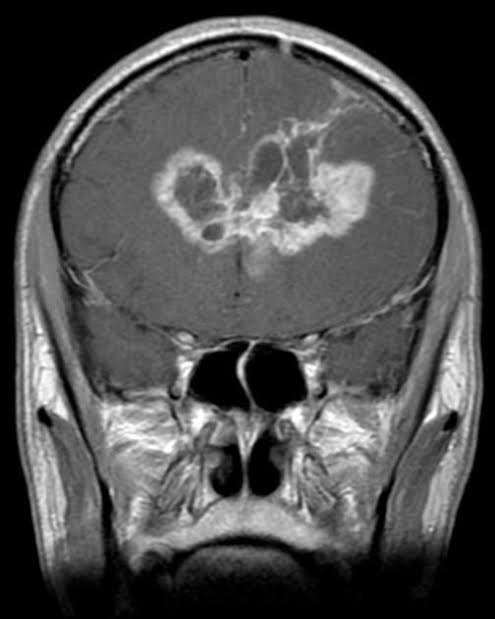
#> input picture backend/data/samples/glioma_tumor_1.jpg, 495 x 619 px; its folder holds only this picture in this run
$ python -i segment.py   (imports and definitions only)
#> lines starting #> are read from the running program, lines starting #| are printed output that depends on the picture; after the words box and inside, x2 and y2 are one past the last pixel; in counts of white or black regions, pixels touching at a corner belong together
### backend/src/braintumor/config.py
"""Central configuration. Every tunable constant lives here, not scattered in the code."""

import os
from pathlib import Path

# ----------------------------------------------------------------------------- paths
ROOT = Path(__file__).resolve().parents[2]
DATA_DIR = ROOT / "data"
RAW_DIR = DATA_DIR / "raw"            # binary dataset: raw/yes/*.jpg, raw/no/*.jpg
KAGGLE4_DIR = DATA_DIR / "kaggle4"    # 4-class dataset with a provided train/ + test/ split
SYNTHETIC_DIR = DATA_DIR / "synthetic"
MODEL_DIR = ROOT / "models"
OUTPUT_DIR = ROOT / "outputs"
DOCS_DIR = ROOT / "docs"

MODEL_PATH = MODEL_DIR / "brain_tumor_model.joblib"
MULTICLASS_MODEL_PATH = MODEL_DIR / "brain_tumor_multiclass.joblib"
METRICS_PATH = OUTPUT_DIR / "metrics.json"

# ------------------------------------------------------------------- reproducibility
RANDOM_SEED = 42

# --------------------------------------------------------------- Stage 2 preprocessing
IMAGE_SIZE = (256, 256)      # every image is resized to this (w, h)
MEDIAN_KERNEL = 3            # salt-and-pepper noise removal
BILATERAL_D = 7              # neighbourhood diameter for edge-preserving smoothing
BILATERAL_SIGMA_COLOR = 50
BILATERAL_SIGMA_SPACE = 50

# ----------------------------------------------------------------- Stage 3 enhancement
CLAHE_CLIP_LIMIT = 2.0       # higher = more contrast but more amplified noise
CLAHE_TILE_GRID = (8, 8)     # image is split into 8x8 tiles, each equalised separately
UNSHARP_SIGMA = 1.5          # gaussian sigma for the blur used in unsharp masking
UNSHARP_AMOUNT = 1.2         # how strongly the detail layer is added back

# --------------------------------------------------------------- Stage 4 segmentation
SKULL_STRIP_FRACTION = 0.22    # keep pixels farther than this fraction of max distance-to-edge
MAX_HOLE_FILL_GROWTH = 3.0     # reject hole-filling that inflates the mask more than this
MIN_BRAIN_COVERAGE = 0.05      # below this the mask collapsed -> use the ellipse fallback
MAX_BRAIN_COVERAGE = 0.88      # above this no background was found -> use the ellipse fallback
MORPH_KERNEL_SIZE = 5
MORPH_OPEN_ITER = 2          # removes small bright specks
MORPH_CLOSE_ITER = 3         # fills holes inside the tumor blob
MIN_TUMOR_AREA = 120         # contours smaller than this (px) are rejected as noise
BOUNDARY_GUARD = 7           # extra erosion (px) applied before candidate detection
MAX_ASPECT_RATIO = 5.0       # reject long thin slivers - a mass is a blob, not a streak
TUMOR_SIGMA_K = 1.5          # suspicious = brighter than mean + k*sigma of normal tissue
ASYM_SIGMA_K = 2.0           # ...or brighter than its mirror counterpart by k*sigma

# ------------------------------------------------------------ Stage 5 feature extraction
GLCM_DISTANCES = [1, 2, 3]
GLCM_ANGLES_DEG = [0, 45, 90, 135]
GLCM_LEVELS = 32             # intensities quantised to 32 bins to keep the matrix small
LBP_RADIUS = 3
LBP_POINTS = 24              # 8 * radius is the usual choice
HIST_BINS = 16

# -------------------------------------------------------------- Stage 6 classification
TEST_SIZE = 0.25
CV_FOLDS = 5
CLASS_NAMES = ("No Tumor", "Tumor")

# Multi-class task. Index order IS the label order, so index 0 must stay "No Tumor" -
# that keeps "label > 0 means tumor" true and lets binary metrics be derived from a
# multi-class prediction without a lookup table.
MULTICLASS_NAMES = ("No Tumor", "Glioma", "Meningioma", "Pituitary")

# Real clinical datasets are imbalanced (the 4-class set is 85% tumor). Weighting classes
# inversely to their frequency stops the model from taking the "always predict tumor"
# shortcut, which would score well on accuracy while being clinically useless.
CLASS_WEIGHT = "balanced"

# Clinical operating point. A missed tumor is far more costly than a false alarm, so we do
# not accept the arbitrary 0.5 probability cut-off. The decision threshold is tuned on
# out-of-fold training predictions to reach at least this sensitivity.
TARGET_SENSITIVITY = 0.95

# False-alarm budget - a CLINICAL POLICY choice, not a fitted parameter. The threshold is
# lowered as far as it can go while out-of-fold specificity stays above this floor, which
# spends spare specificity on catching more tumors. 0.80 means we accept flagging up to one
# in five healthy scans for a second look; for a triage tool whose alternative is a missed
# tumor, that is a reasonable trade. Raise it if the reading department cannot absorb the
# extra reviews. See tune_threshold() for why this objective beats the textbook alternative.
MIN_SPECIFICITY = 0.80

# --------------------------------------------------- Stage 6b deep tumor-typing branch
# The CNN exists only because we measured the engineered features falling short on tumor
# TYPING (72.1% accuracy, 24% glioma recall) while being sufficient for tumor DETECTION.
# See deep.py for the full argument.
DEEP_EPOCHS = 14
DEEP_BATCH_SIZE = 32

# Average the CNN's prediction over 4 label-preserving views (mirror x mild zoom) at
# inference. Costs 4x forward passes, buys robustness to the scale/framing shift between
# this dataset's train and test halves. See DeepTumorClassifier.predict_proba.
DEEP_TTA = True

# Fraction of the TRAINING set held back to select the CNN's best epoch and the ensemble
# weight. It is carved out of train, never out of test, so the held-out test numbers stay
# untouched by any tuning decision.
DEEP_VAL_SIZE = 0.15

# -------------------------------------------------------------------- Stage 7b web API
# The backend serves the Next.js client in `frontend/`. Port 3000 is Next.js's own default,
# so the frontend is moved off it (see client/package.json) rather than the API - the API
# port is the one baked into deployment scripts and reverse-proxy configs, so it is the one
# worth keeping stable.
API_PORT = int(os.environ.get("PORT", 3000))   # hosting platforms inject PORT
CLIENT_PORT = 5713

# Browsers block cross-origin requests unless the server opts in, and the client runs on a
# different port from the API, so every origin the client may be served from has to be
# listed. We enumerate them explicitly instead of allowing "*": the API accepts file
# uploads, and a wildcard would let any page on the internet drive it through a visitor's
# browser.
CORS_ORIGINS = [
    f"http://localhost:{CLIENT_PORT}",
    f"http://127.0.0.1:{CLIENT_PORT}",
    "http://localhost:3001",
    "http://127.0.0.1:3001",
]
# A deployed frontend lives on its own domain, which cannot be known here. List it in
# CORS_ORIGINS (comma-separated), e.g. CORS_ORIGINS=https://braintumor.vercel.app
CORS_ORIGINS += [o.strip().rstrip("/") for o in os.environ.get("CORS_ORIGINS", "").split(",")
                 if o.strip()]

# Upload ceiling. Decoding an image allocates width x height x channels bytes, so an
# unbounded upload is a trivial way to exhaust the server's memory.
MAX_UPLOAD_BYTES = 20 * 1024 * 1024      # 20 MB
ALLOWED_UPLOAD_TYPES = {"image/png", "image/jpeg", "image/jpg", "image/bmp",
                        "image/tiff", "image/webp"}

# ------------------------------------------------------- synthetic dataset generation
SYNTH_DEFAULT_COUNT = 400    # total images (half tumor, half healthy)
SYNTH_NOISE_SIGMA = 8.0      # Rician noise level

for _d in (DATA_DIR, RAW_DIR, KAGGLE4_DIR, SYNTHETIC_DIR, MODEL_DIR, OUTPUT_DIR):
    _d.mkdir(parents=True, exist_ok=True)
#> further down, picture is the input picture: shape (619, 495); min 0, max 255, mean 78.6

### backend/src/braintumor/segment.py
"""
STAGE 4 - TUMOR REGION SEGMENTATION (ROI EXTRACTION)
====================================================
Goal: physically isolate the suspicious region so we can (a) show it to the doctor and
(b) measure its shape for the classifier.

The central difficulty: in an MRI the SKULL is brighter than the tumor. Any naive
"find the bright thing" approach selects the skull every single time. So the order matters:

    skull strip  ->  threshold INSIDE the brain only  ->  morphology  ->  contours
"""

from __future__ import annotations

import cv2
import numpy as np

from . import config


# --------------------------------------------------------------------------------------
# Step 4a - skull stripping
# --------------------------------------------------------------------------------------
def brain_mask(image: np.ndarray) -> np.ndarray:
    """Return a binary mask of brain tissue with the bright skull rim removed.

    1. Otsu-threshold the whole head against the dark background.
    2. Close small gaps so the head is one solid blob.
    3. Keep only the LARGEST connected component - that is the head; everything else is
       background speckle or scanner artefact.
    4. Fill interior holes, then erode. The erosion is the key trick: it pulls the mask
       inward past the bright skull rim so only brain parenchyma remains.
    """
    _, head = cv2.threshold(image, 0, 255, cv2.THRESH_BINARY + cv2.THRESH_OTSU)
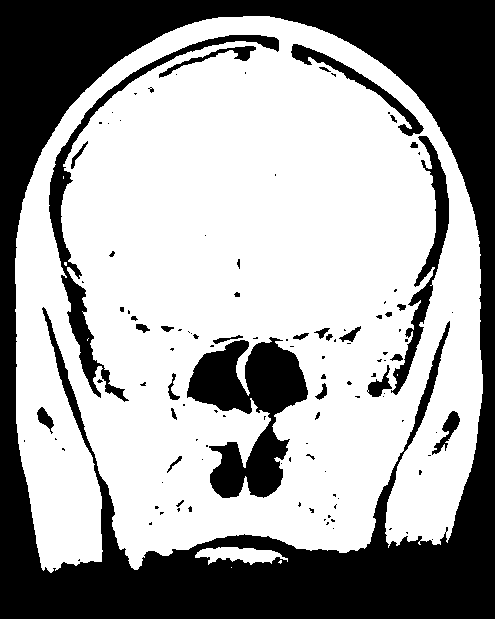
#> head: shape (619, 495); 63.1% white; 118 black regions (85 under 20 px), largest, box (x1, y1, x2, y2) and area: (0, 0, 495, 619) 90342, (187, 337, 308, 498) 9831, (49, 35, 279, 402) 5170

    kernel = cv2.getStructuringElement(cv2.MORPH_ELLIPSE, (7, 7))
    head = cv2.morphologyEx(head, cv2.MORPH_CLOSE, kernel, iterations=3)
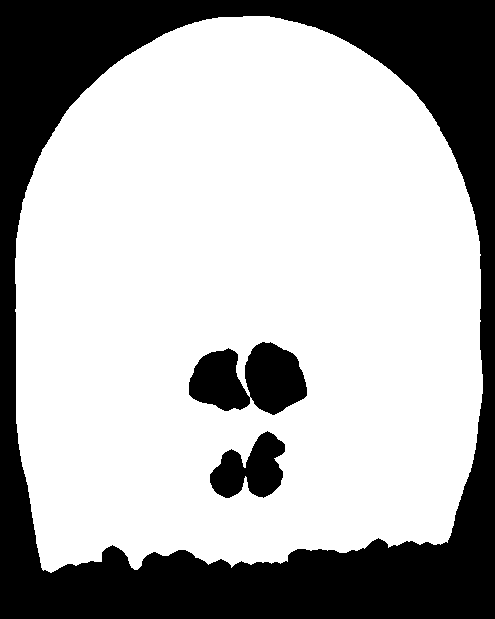
#> head: shape (619, 495); 69.2% white; 3 black regions, box (x1, y1, x2, y2) and area: (0, 0, 495, 619) 85303, (189, 342, 307, 415) 5882, (210, 431, 285, 498) 3056

    n_labels, labels, stats, _ = cv2.connectedComponentsWithStats(head, connectivity=8)
#> n_labels = 2; stats = [[0, 0, 495, 619, 94241], [15, 16, 468, 557, 212164]]
    if n_labels > 1:
        # label 0 is the background, so search from 1 onwards for the biggest area
        largest = 1 + int(np.argmax(stats[1:, cv2.CC_STAT_AREA]))
#> largest = 1
        head = np.where(labels == largest, 255, 0).astype(np.uint8)

    # Fill interior holes (ventricles, dark CSF) so the head becomes one solid region.
    # We flood-fill the background starting from a corner, then invert.
    #
    # IMPORTANT: the head often touches the top and bottom image borders, which splits the
    # background into disconnected left and right halves - a corner flood-fill would then
    # reach only one of them and the other would be wrongly marked as "interior hole".
    # Padding a 1-pixel black frame around the image guarantees the background is a single
    # connected region, so one flood-fill is always sufficient.
    padded = cv2.copyMakeBorder(head, 1, 1, 1, 1, cv2.BORDER_CONSTANT, value=0)
#> padded: shape (621, 497); 68.7% white; 3 black regions, box (x1, y1, x2, y2) and area: (0, 0, 497, 621) 87535, (190, 343, 308, 416) 5882, (211, 432, 286, 499) 3056
    ff_mask = np.zeros((padded.shape[0] + 2, padded.shape[1] + 2), np.uint8)
    cv2.floodFill(padded, ff_mask, (0, 0), 255)
#> padded: shape (621, 497); 97.1% white; 2 black regions, box (x1, y1, x2, y2) and area: (190, 343, 308, 416) 5882, (211, 432, 286, 499) 3056
    background = padded[1:-1, 1:-1]
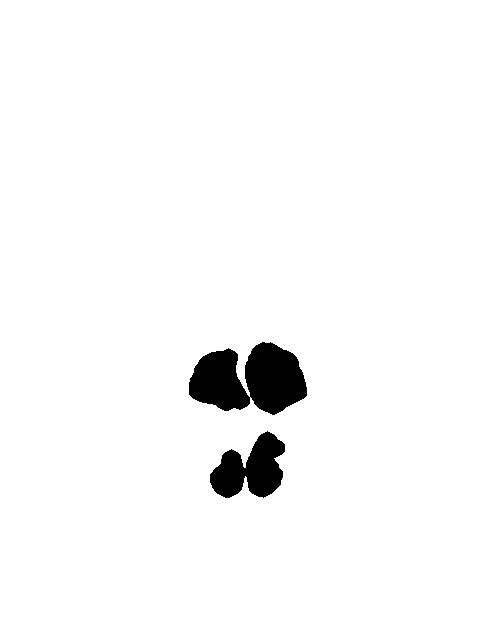
#> background: shape (619, 495); 97.1% white; 2 black regions, box (x1, y1, x2, y2) and area: (189, 342, 307, 415) 5882, (210, 431, 285, 498) 3056
    filled = head | cv2.bitwise_not(background)
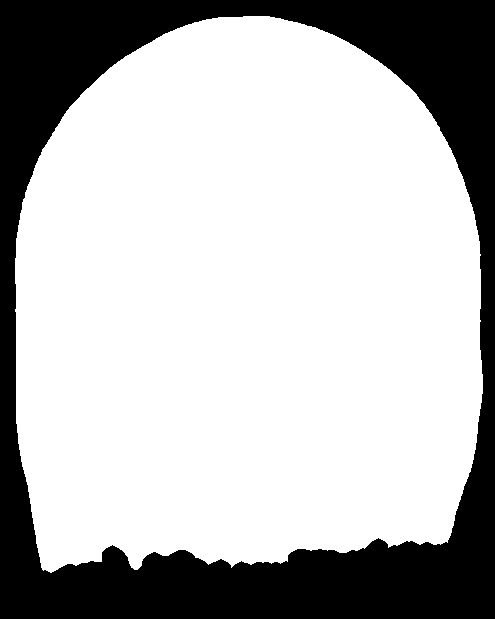
#> filled: shape (619, 495); 72.2% white; 1 black region, box (x1, y1, x2, y2) and area: (0, 0, 495, 619) 85303

    # Guard against the "hollow ring" failure. If the selected component is a thin closed
    # ring - a scanner bezel, a scanned page frame, or a bright skull whose interior was
    # thresholded away - then filling its interior explodes the mask to the whole frame.
    # Genuine hole filling (ventricles, CSF) adds a modest fraction, never several times the
    # original area. When the fill is implausibly large we keep the unfilled component.
    before = max(int((head > 0).sum()), 1)
#> before = 212164
    after = int((filled > 0).sum())
#> after = 221102
    head = head if after > config.MAX_HOLE_FILL_GROWTH * before else filled

    # Pull the mask inward past the bright skull rim and the CSF gap.
    # A fixed erosion kernel would be wrong: heads vary in size, so a kernel that works on
    # a large head eats a small one alive. Instead we use the DISTANCE TRANSFORM, which
    # labels every pixel with its distance to the nearest background pixel. Keeping only
    # pixels farther than a FRACTION of the maximum distance scales automatically with
    # head size. The skull + CSF layer is roughly 15% of the head radius, so 0.22 clears it
    # with margin while retaining the great majority of brain tissue.
    # Pad with a zero frame before the distance transform. distanceTransform measures the
    # distance to the nearest BACKGROUND pixel, and without a frame the area outside the
    # image is not background at all - it simply does not exist. On a scan where the head
    # runs off the edge, pixels sitting on the image border therefore get a large distance
    # and survive the erosion, leaving bright skull stuck to the frame edges. Padding makes
    # "outside the image" count as background, which is what we actually mean.
    padded_head = cv2.copyMakeBorder(head, 1, 1, 1, 1, cv2.BORDER_CONSTANT, value=0)
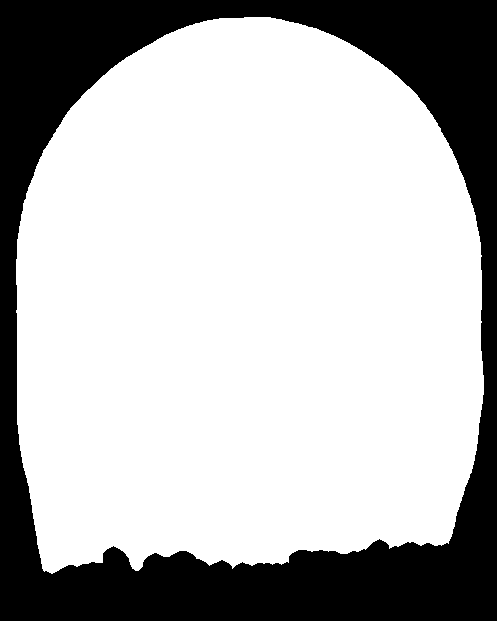
#> padded_head: shape (621, 497); 71.6% white; 1 black region, box (x1, y1, x2, y2) and area: (0, 0, 497, 621) 87535
    dist = cv2.distanceTransform(padded_head, cv2.DIST_L2, 5)[1:-1, 1:-1]
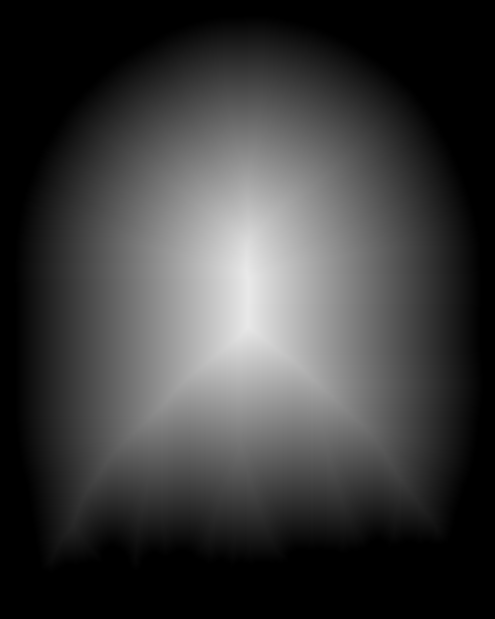
#> dist: shape (619, 495) float32; min 0, max 233, mean 59.8
    if dist.max() > 0:
        head = np.where(dist > config.SKULL_STRIP_FRACTION * dist.max(), 255, 0).astype(np.uint8)
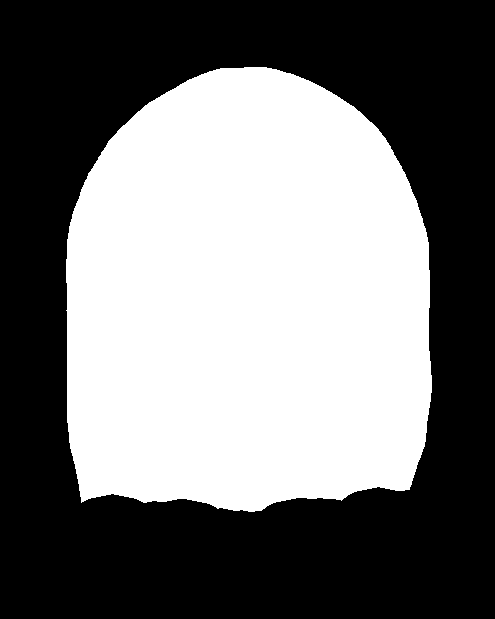
#> head: shape (619, 495); 45.4% white; 1 white region, box (x1, y1, x2, y2) and area: (66, 67, 432, 512) 139222

    # Final plausibility check. A brain occupies a middling fraction of the frame; a mask
    # covering almost everything means no background was found (the scan is pre-cropped to
    # the brain), and a near-empty mask means thresholding collapsed. In both cases fall
    # back to a centred ellipse covering the plausible brain area, which is far better than
    # letting a degenerate mask poison the intensity statistics downstream.
    coverage = (head > 0).mean()
#> coverage = 0.454
    if not (config.MIN_BRAIN_COVERAGE <= coverage <= config.MAX_BRAIN_COVERAGE):
        h, w = image.shape[:2]
        head = np.zeros((h, w), dtype=np.uint8)
        cv2.ellipse(head, (w // 2, h // 2), (int(w * 0.42), int(h * 0.46)), 0, 0, 360, 255, -1)
    return head


def apply_brain_mask(image: np.ndarray, mask: np.ndarray) -> np.ndarray:
    """Blank out everything outside the brain."""
    return cv2.bitwise_and(image, image, mask=mask)


# --------------------------------------------------------------------------------------
# Step 4b - thresholding inside the brain
# --------------------------------------------------------------------------------------
# [247 lines left out: functions _threshold_within_brain, _contralateral_excess, morphological_cleanup, _region_properties, segment_tumor, draw_overlay, not called in this run]

>>> import cv2
>>> picture = cv2.imread('../../data/samples/glioma_tumor_1.jpg', cv2.IMREAD_GRAYSCALE)
>>> result = brain_mask(picture)

$ run again, on backend/data/samples/glioma_tumor_2.jpg
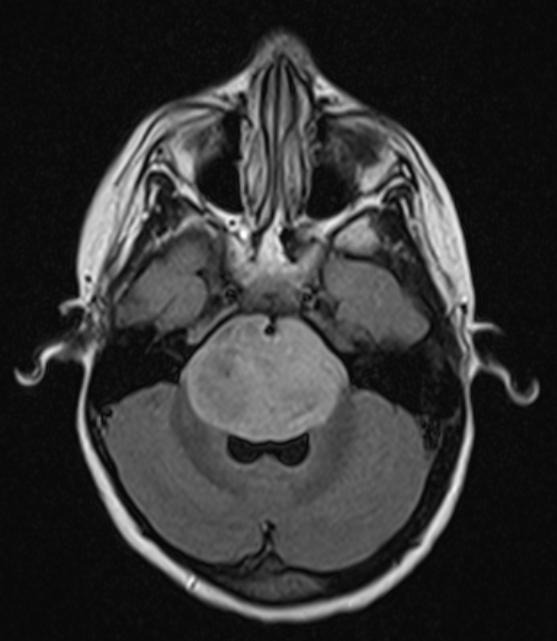
#> input picture backend/data/samples/glioma_tumor_2.jpg, 557 x 641 px
#> picture is the input picture: shape (641, 557); min 3, max 255, mean 50.5
#> in brain_mask, `head = cv2.morphologyEx(head, cv2.MORPH_CLOSE, kernel, iterations=3)`:
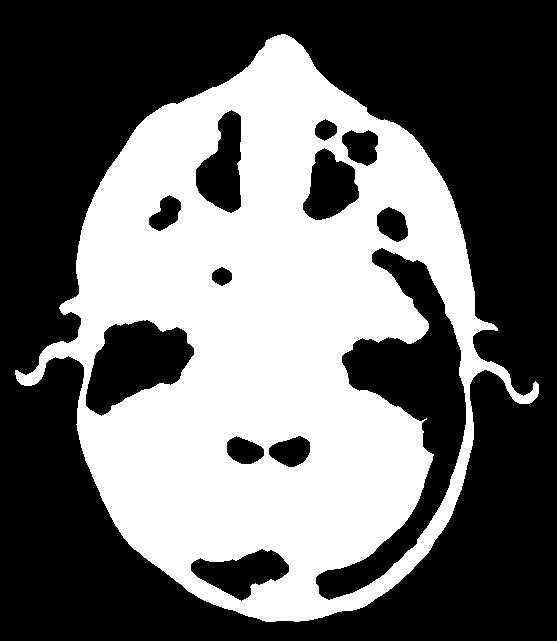
#> head: shape (641, 557); 41.4% white; 1 white region, box (x1, y1, x2, y2) and area: (15, 34, 539, 622) 147823
#> n_labels = 2; stats = [[0, 0, 557, 641, 209214], [15, 34, 524, 588, 147823]]
#> largest = 1
#> background: shape (641, 557); 89.9% white; 12 black regions, largest, box (x1, y1, x2, y2) and area: (316, 248, 466, 600) 16577, (86, 320, 194, 416) 6357, (196, 110, 241, 213) 2991
#> filled: shape (641, 557); 51.5% white; 1 black region, box (x1, y1, x2, y2) and area: (0, 0, 557, 641) 173262
#> before = 147823
#> after = 183775
#> padded_head: shape (643, 559); 51.1% white; 1 black region, box (x1, y1, x2, y2) and area: (0, 0, 559, 643) 175662
#> in brain_mask, `head = np.where(dist > config.SKULL_STRIP_FRACTION * dist.max(), 255, ..`:
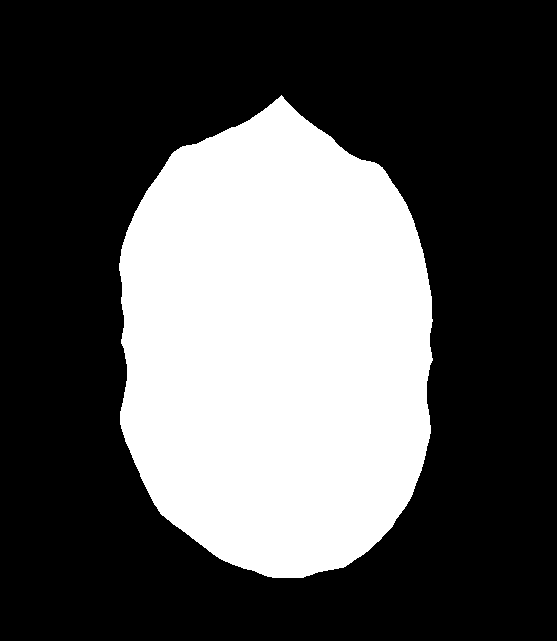
#> head: shape (641, 557); 33.2% white; 1 white region, box (x1, y1, x2, y2) and area: (119, 95, 433, 578) 118583
#> coverage = 0.332
